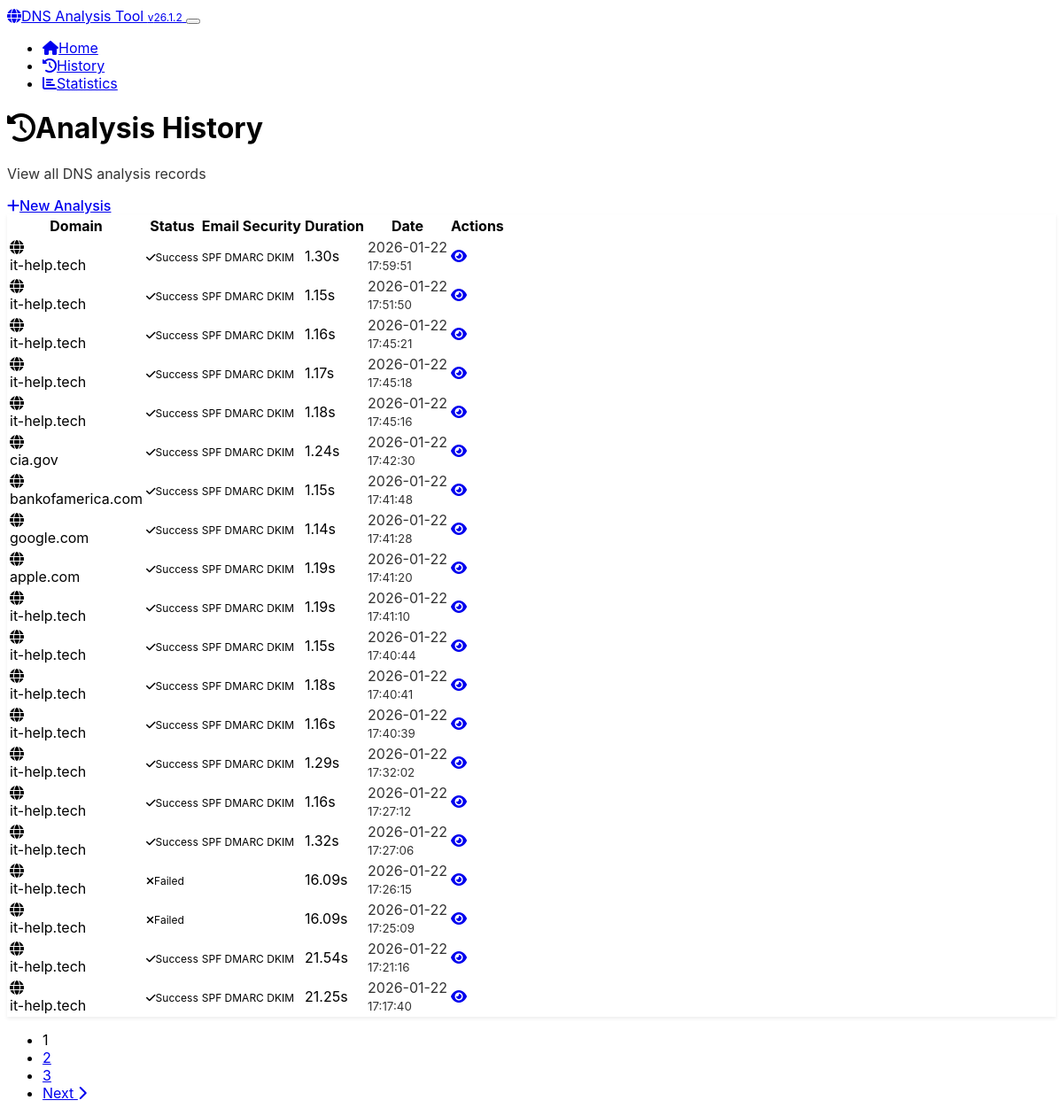
Before: /history with the older database file.
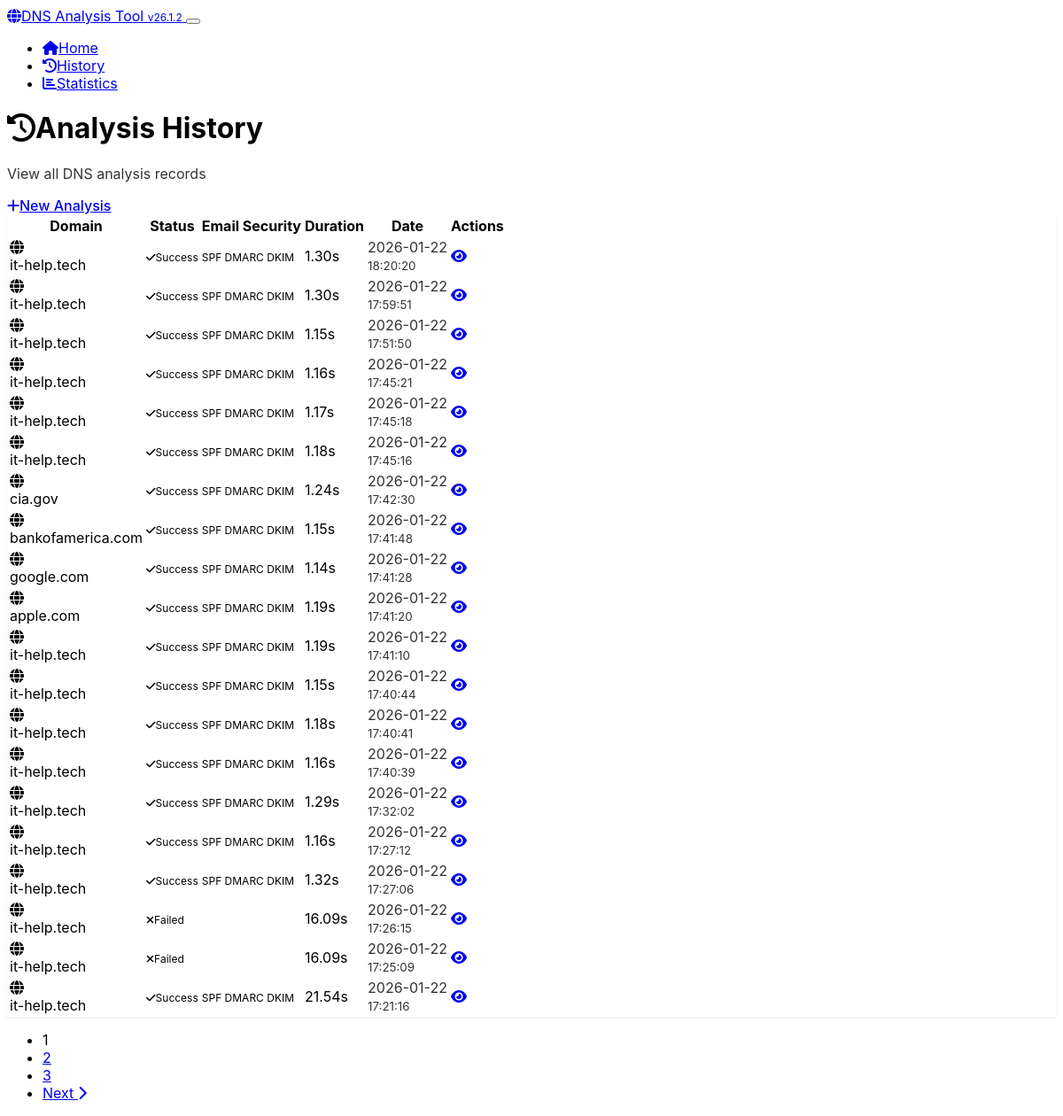
After: the same page with the newer database file.
### app.py (models this page shows, shortened)
class DomainAnalysis(db.Model):
    __tablename__ = 'domain_analyses'
    id = db.Column(db.Integer, primary_key=True)
    domain = db.Column(db.String(255), nullable=False, index=True)
    ascii_domain = db.Column(db.String(255), nullable=False)
    basic_records = db.Column(JSON)
    authoritative_records = db.Column(JSON)
    spf_status = db.Column(db.String(20))
    spf_records = db.Column(JSON)
    dmarc_status = db.Column(db.String(20))
    dmarc_policy = db.Column(db.String(20))
    dmarc_records = db.Column(JSON)
    dkim_status = db.Column(db.String(20))
    dkim_selectors = db.Column(JSON)
    registrar_name = db.Column(db.String(255))
    registrar_source = db.Column(db.String(20))
    analysis_success = db.Column(db.Boolean, default=True)
    error_message = db.Column(db.Text)
    analysis_duration = db.Column(db.Float)  # seconds
    created_at = db.Column(db.DateTime, default=datetime.utcnow, nullable=False)
    updated_at = db.Column(db.DateTime, default=datetime.utcnow, onupdate=datetime.utcnow)

### app.py (the view)
@app.route('/history')
def history():
    page = request.args.get('page', 1, type=int)
    per_page = 20
    analyses = DomainAnalysis.query.order_by(
        DomainAnalysis.created_at.desc()
    ).paginate(
        page=page, per_page=per_page, error_out=False
    )
    return render_template('history.html', analyses=analyses)

### app.py (called while the page is built)
@app.context_processor
def inject_version():
    return {'app_version': APP_VERSION}

### templates/history.html (shortened to what this page needs)
<!DOCTYPE html>
<html lang="en" data-bs-theme="dark">
<head>
    <link href="https://cdn.replit.com/agent/bootstrap-agent-dark-theme.min.css" rel="stylesheet">
    <link href="https://cdnjs.cloudflare.com/ajax/libs/font-awesome/6.4.0/css/all.min.css" rel="stylesheet">
    <link href="{{ url_for('static', filename='css/custom.css') }}" rel="stylesheet">
</head>
<body>
    <nav class="navbar navbar-expand-lg navbar-dark bg-dark">
        <div class="container">
            <a class="navbar-brand" href="{{ url_for('index') }}">
                <i class="fas fa-globe me-2"></i>DNS Analysis Tool <span class="badge bg-secondary ms-1">v{{ app_version }}</span>
            </a>
            <button class="navbar-toggler" type="button" data-bs-toggle="collapse" data-bs-target="#navbarNav">
            </button>
            <div class="collapse navbar-collapse" id="navbarNav">
                <ul class="navbar-nav ms-auto">
                    <li class="nav-item">
                        <a class="nav-link" href="{{ url_for('index') }}">
                            <i class="fas fa-home me-1"></i>Home
                        </a>
                    </li>
                    <li class="nav-item">
                        <a class="nav-link active" href="{{ url_for('history') }}">
                            <i class="fas fa-history me-1"></i>History
                        </a>
                    </li>
                    <li class="nav-item">
                        <a class="nav-link" href="{{ url_for('stats') }}">
                            <i class="fas fa-chart-bar me-1"></i>Statistics
                        </a>
                    </li>
                </ul>
            </div>
        </div>
    </nav>
    <div class="container my-4">
        <div class="d-flex justify-content-between align-items-center mb-4">
            <div>
                <h1 class="h3 mb-1">
                    <i class="fas fa-history me-2"></i>Analysis History
                </h1>
                <p class="text-muted mb-0">View all DNS analysis records</p>
            </div>
            <a href="{{ url_for('index') }}" class="btn btn-primary">
                <i class="fas fa-plus me-2"></i>New Analysis
            </a>
        </div>
        {% if analyses.items %}
            <div class="card">
                <div class="card-body">
                    <div class="table-responsive">
                        <table class="table table-hover mb-0">
                            <thead>
                                <tr>
                                    <th>Domain</th>
                                    <th>Status</th>
                                    <th>Email Security</th>
                                    <th>Duration</th>
                                    <th>Date</th>
                                    <th>Actions</th>
                                </tr>
                            </thead>
                            <tbody>
                                {% for analysis in analyses.items %}
                                <tr>
                                    <td>
                                        <div class="d-flex align-items-center">
                                            <i class="fas fa-globe text-primary me-2"></i>
                                            <div>
                                                <div class="fw-medium">{{ analysis.domain }}</div>
                                            </div>
                                        </div>
                                    </td>
                                    <td>
                                        {% if analysis.analysis_success %}
                                            <span class="badge bg-success">
                                                <i class="fas fa-check me-1"></i>Success
                                            </span>
                                        {% else %}
                                            <span class="badge bg-danger">
                                                <i class="fas fa-times me-1"></i>Failed
                                            </span>
                                        {% endif %}
                                    </td>
                                    <td>
                                        <div class="d-flex gap-1">
                                            {% if analysis.spf_status %}
                                                <span class="badge bg-{{ 'success' if analysis.spf_status == 'success' else 'warning' if analysis.spf_status == 'warning' else 'danger' }}" title="SPF">
                                                    SPF
                                                </span>
                                            {% endif %}
                                            {% if analysis.dmarc_status %}
                                                <span class="badge bg-{{ 'success' if analysis.dmarc_status == 'success' else 'warning' if analysis.dmarc_status == 'warning' else 'danger' }}" title="DMARC">
                                                    DMARC
                                                </span>
                                            {% endif %}
                                            {% if analysis.dkim_status %}
                                                <span class="badge bg-{{ 'success' if analysis.dkim_status == 'success' else 'warning' }}" title="DKIM">
                                                    DKIM
                                                </span>
                                            {% endif %}
                                        </div>
                                    </td>
                                    <td>
                                        {% if analysis.analysis_duration %}
                                            {{ "%.2f"|format(analysis.analysis_duration) }}s
                                        {% else %}
                                            -
                                        {% endif %}
                                    </td>
                                    <td>
                                        <div class="text-muted">
                                            {{ analysis.created_at.strftime('%Y-%m-%d') }}<br>
                                            <small>{{ analysis.created_at.strftime('%H:%M:%S') }}</small>
                                        </div>
                                    </td>
                                    <td>
                                        <div class="btn-group" role="group">
                                            <a href="{{ url_for('view_analysis', analysis_id=analysis.id) }}"
                                               class="btn btn-sm btn-outline-primary" title="View Details">
                                                <i class="fas fa-eye"></i>
                                            </a>
                                        </div>
                                    </td>
                                </tr>
                                {% endfor %}
                            </tbody>
                        </table>
                    </div>
                </div>
            </div>
            {% if analyses.pages > 1 %}
                <nav aria-label="Analysis history pagination" class="mt-4">
                    <ul class="pagination justify-content-center">
                        {% for page_num in analyses.iter_pages() %}
                            {% if page_num %}
                                {% if page_num != analyses.page %}
                                    <li class="page-item">
                                        <a class="page-link" href="{{ url_for('history', page=page_num) }}">{{ page_num }}</a>
                                    </li>
                                {% else %}
                                    <li class="page-item active">
                                        <span class="page-link">{{ page_num }}</span>
                                    </li>
                                {% endif %}
                            {% else %}
                                <li class="page-item disabled">
                                    <span class="page-link">...</span>
                                </li>
                            {% endif %}
                        {% endfor %}
                        {% if analyses.has_next %}
                            <li class="page-item">
                                <a class="page-link" href="{{ url_for('history', page=analyses.next_num) }}">
                                    Next <i class="fas fa-chevron-right"></i>
                                </a>
                            </li>
                        {% endif %}
                    </ul>
                </nav>
            {% endif %}
        {% endif %}
    </div>
</body>
</html>

### static/css/custom.css (style rules this page uses)
:root { --code-bg: hsl(210, 11%, 15%); --code-border: hsl(210, 11%, 25%); --feature-icon-size: 3rem; }
body { font-family: -apple-system, BlinkMacSystemFont, 'Segoe UI', Roboto, sans-serif; }
.card { border: 1px solid var(--bs-border-color); box-shadow: 0 0.125rem 0.25rem rgba(0, 0, 0, 0.075); }
.badge { font-size: 0.75em; }
.btn { border-radius: 0.375rem; font-weight: 500; }
.text-muted { opacity: 0.8; }

Changed rows visible on the page:
no longer on this page (row unchanged): DomainAnalysis: domain "it-help.tech", analysis_success True (drawn), analysis_duration "21.25", created_at "2026-01-22", created_at "17:17:40"
added DomainAnalysis: domain "it-help.tech", analysis_success True (drawn), analysis_duration "1.30", created_at "2026-01-22", created_at "18:20:20"
